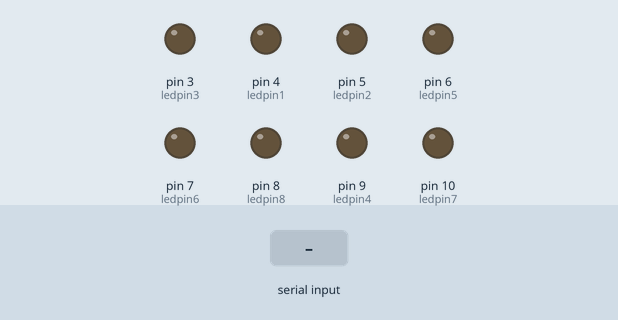
Simulated run of this sketch. Board: Arduino Uno, built with avr-gcc and run on an emulated ATmega328P. Parts: output pins drawn as LEDs (lit = HIGH). The inputs (shaded band) are chosen by the test bench.

Above: at 1.2 s.
1.3 s: "5" received over Serial
At 2.5 s:
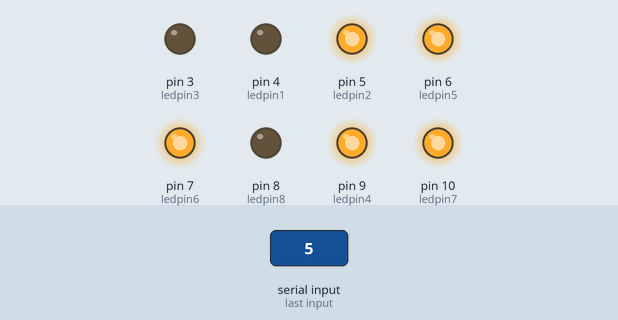
2.8 s: "6" received over Serial
At 3.6 s:
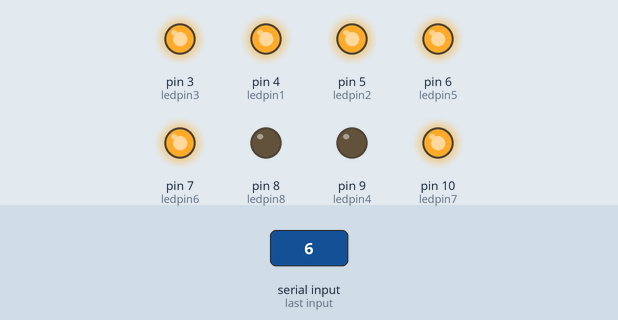
4.3 s: "1" received over Serial
At 4.8 s:
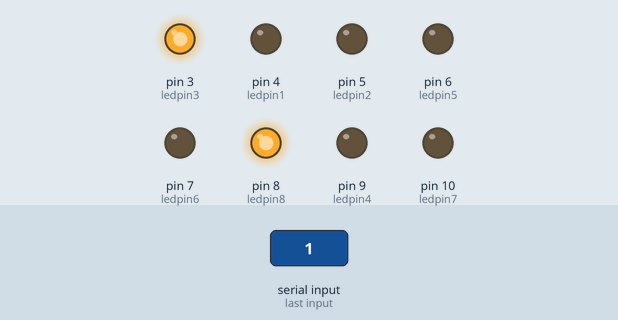
5.8 s: "7" received over Serial
At 7.0 s:
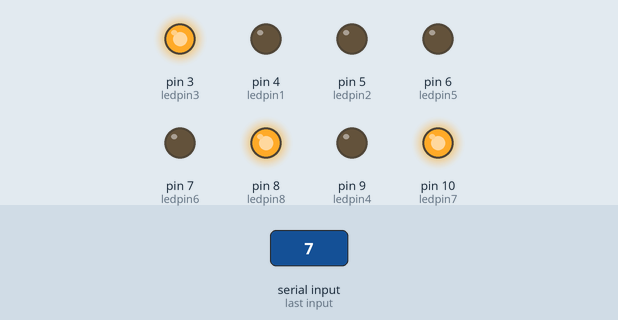
7.3 s: "2" received over Serial
At 8.2 s:
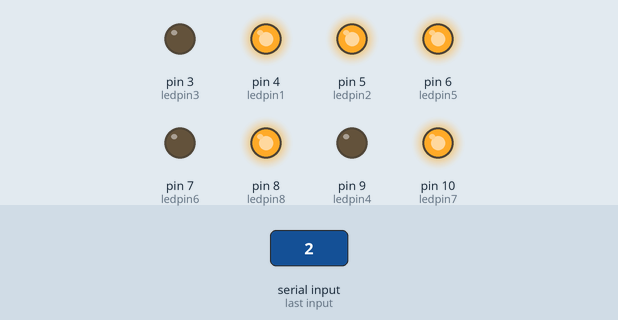
8.8 s: "3" received over Serial
At 9.4 s:
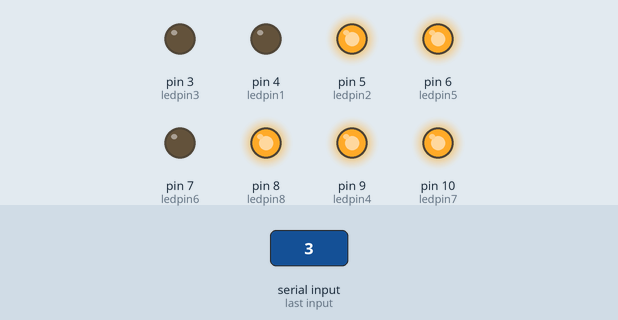
Timing chart, 0 to 11.3 s (numbered marks = the images above; inputs shaded):
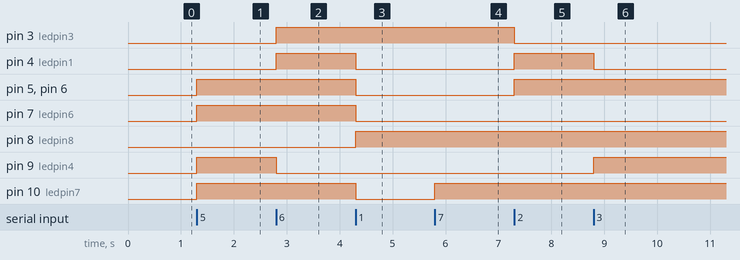

Measured:
- after the input at 1.3 s, pin 5 (ledpin2), pin 6 (ledpin5), pin 7 (ledpin6), pin 9 (ledpin4), pin 10 (ledpin7): LOW → HIGH at once
- after the input at 2.8 s, pin 3 (ledpin3), pin 4 (ledpin1): LOW → HIGH at once; pin 9 (ledpin4): HIGH → LOW at once
- after the input at 4.3 s, pin 4 (ledpin1), pin 5 (ledpin2), pin 6 (ledpin5), pin 7 (ledpin6), pin 10 (ledpin7): HIGH → LOW at once; pin 8 (ledpin8): LOW → HIGH at once
- after the input at 5.8 s, pin 10 (ledpin7): LOW → HIGH at once
- after the input at 7.3 s, pin 3 (ledpin3): HIGH → LOW at once; pin 4 (ledpin1), pin 5 (ledpin2), pin 6 (ledpin5): LOW → HIGH at once
- after the input at 8.8 s, pin 4 (ledpin1): HIGH → LOW at once; pin 9 (ledpin4): LOW → HIGH at once

The sketch:

vivod.ino
```cpp
int ledpin1 = 4;
int ledpin2 = 5;
int ledpin3 = 3;
int ledpin4 = 9;
int ledpin5 = 6;
int ledpin6 = 7;
int ledpin7 = 10;
int ledpin8 = 8;


 void setup()
 {
 pinMode(ledpin1, OUTPUT);
 pinMode(ledpin2, OUTPUT);
 pinMode(ledpin3, OUTPUT);
 pinMode(ledpin4, OUTPUT);
 pinMode(ledpin5, OUTPUT);
 pinMode(ledpin6, OUTPUT);
 pinMode(ledpin7, OUTPUT);
 pinMode(ledpin8, OUTPUT);
 Serial.begin(9600);
 }
 void loop()
 {
   if(Serial.available() > 0)
   {
     char number = Serial.read();
  if (number == '5')
   {
     cleardisplay();
     digitalWrite(ledpin6, HIGH);
     digitalWrite(ledpin7, HIGH);
     digitalWrite(ledpin5, HIGH);
     digitalWrite(ledpin3, HIGH);
     digitalWrite(ledpin2, HIGH);
   }
   if (number == '6')
   {
     cleardisplay();
     digitalWrite(ledpin6, HIGH);
     digitalWrite(ledpin3, HIGH);
     digitalWrite(ledpin1, HIGH);
     digitalWrite(ledpin2, HIGH);
     digitalWrite(ledpin7, HIGH);
     digitalWrite(ledpin5, HIGH);
   }
    if (number == '1')
   {
     cleardisplay();
     digitalWrite(ledpin8, HIGH);
     digitalWrite(ledpin3, HIGH);
   }
    if (number == '7')
   {
     cleardisplay();
     digitalWrite(ledpin8, HIGH);
     digitalWrite(ledpin7, HIGH);
     digitalWrite(ledpin3, HIGH);
   }
    if (number == '2')
   {
     cleardisplay();
     digitalWrite(ledpin1, HIGH);
     digitalWrite(ledpin8, HIGH);
     digitalWrite(ledpin2, HIGH);
     digitalWrite(ledpin7, HIGH);
     digitalWrite(ledpin5, HIGH);
   }
    if (number == '3')
   {
     cleardisplay();
     digitalWrite(ledpin2, HIGH);
     digitalWrite(ledpin4, HIGH);
     digitalWrite(ledpin5, HIGH);
     digitalWrite(ledpin7, HIGH);
     digitalWrite(ledpin8, HIGH);
   }
      if (number == '4')
   {
   cleardisplay();
     digitalWrite(ledpin4, HIGH);
     digitalWrite(ledpin5, HIGH);
     digitalWrite(ledpin6, HIGH);
     digitalWrite(ledpin8, HIGH);
   }
      if (number == '5')
   {
     cleardisplay();
     digitalWrite(ledpin2, HIGH);
     digitalWrite(ledpin4, HIGH);
     digitalWrite(ledpin5, HIGH);
     digitalWrite(ledpin6, HIGH);
     digitalWrite(ledpin7, HIGH);
   }
      if (number == '8')
   {
     cleardisplay();
     digitalWrite(ledpin1, HIGH);
     digitalWrite(ledpin2, HIGH);
     digitalWrite(ledpin4, HIGH);
     digitalWrite(ledpin5, HIGH);
     digitalWrite(ledpin6, HIGH);
     digitalWrite(ledpin7, HIGH);
     digitalWrite(ledpin8, HIGH);
   }
      if (number == '9')
   {
     cleardisplay();
     digitalWrite(ledpin2, HIGH);
     digitalWrite(ledpin4, HIGH);
     digitalWrite(ledpin5, HIGH);
     digitalWrite(ledpin6, HIGH);
     digitalWrite(ledpin7, HIGH);
     digitalWrite(ledpin8, HIGH);
   }
   }
 }


 void cleardisplay()
 {

    digitalWrite(ledpin1, LOW);
    digitalWrite(ledpin2, LOW);
     digitalWrite(ledpin3, LOW);
     digitalWrite(ledpin4, LOW);
     digitalWrite(ledpin5, LOW);
     digitalWrite(ledpin6, LOW);
     digitalWrite(ledpin7, LOW);
     digitalWrite(ledpin8, LOW);
 }
```
